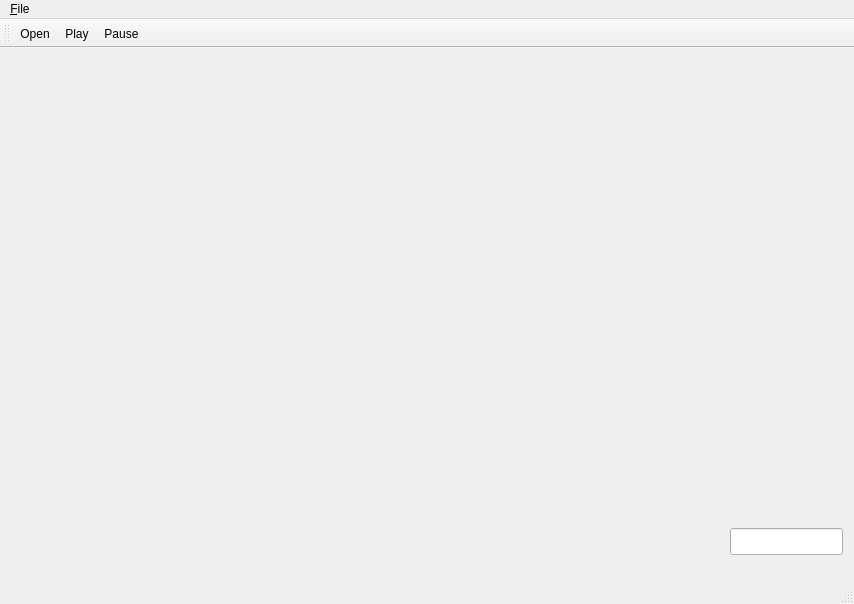
<?xml version="1.0" encoding="UTF-8"?>
<ui version="4.0">
 <class>gui_mp</class>
 <widget class="QMainWindow" name="gui_mp">
  <property name="geometry">
   <rect>
    <x>0</x>
    <y>0</y>
    <width>854</width>
    <height>604</height>
   </rect>
  </property>
  <property name="windowTitle">
   <string>gui_mp</string>
  </property>
  <widget class="QWidget" name="centralWidget">
   <widget class="QLineEdit" name="lineEdit">
    <property name="geometry">
     <rect>
      <x>730</x>
      <y>480</y>
      <width>113</width>
      <height>27</height>
     </rect>
    </property>
   </widget>
  </widget>
  <widget class="QMenuBar" name="menuBar">
   <property name="geometry">
    <rect>
     <x>0</x>
     <y>0</y>
     <width>854</width>
     <height>23</height>
    </rect>
   </property>
   <widget class="QMenu" name="menuFile">
    <property name="title">
     <string>&amp;File</string>
    </property>
    <addaction name="actionOpen"/>
    <addaction name="actionExit"/>
   </widget>
   <addaction name="menuFile"/>
  </widget>
  <widget class="QToolBar" name="mainToolBar">
   <attribute name="toolBarArea">
    <enum>TopToolBarArea</enum>
   </attribute>
   <attribute name="toolBarBreak">
    <bool>false</bool>
   </attribute>
   <addaction name="actionOpen"/>
   <addaction name="actionPlay"/>
   <addaction name="actionPause"/>
  </widget>
  <widget class="QStatusBar" name="statusBar"/>
  <action name="actionOpen">
   <property name="icon">
    <iconset resource="resources.qrc">
     <normaloff>:/icons/icons/document-open.svg</normaloff>:/icons/icons/document-open.svg</iconset>
   </property>
   <property name="text">
    <string>&amp;Open...</string>
   </property>
   <property name="toolTip">
    <string>Open file</string>
   </property>
   <property name="shortcut">
    <string>Ctrl+O</string>
   </property>
  </action>
  <action name="actionExit">
   <property name="text">
    <string>E&amp;xit</string>
   </property>
   <property name="toolTip">
    <string>Quit the application</string>
   </property>
   <property name="shortcut">
    <string>Ctrl+Q</string>
   </property>
  </action>
  <action name="actionPlay">
   <property name="icon">
    <iconset resource="resources.qrc">
     <normaloff>:/icons/icons/media-playback-start.svg</normaloff>:/icons/icons/media-playback-start.svg</iconset>
   </property>
   <property name="text">
    <string>Play</string>
   </property>
   <property name="toolTip">
    <string>Start playback</string>
   </property>
   <property name="shortcut">
    <string>Space</string>
   </property>
  </action>
  <action name="actionPause">
   <property name="icon">
    <iconset resource="resources.qrc">
     <normaloff>:/icons/icons/media-playback-pause.svg</normaloff>:/icons/icons/media-playback-pause.svg</iconset>
   </property>
   <property name="text">
    <string>Pause</string>
   </property>
   <property name="toolTip">
    <string>Pause playback</string>
   </property>
   <property name="shortcut">
    <string>Backspace</string>
   </property>
  </action>
 </widget>
 <layoutdefault spacing="6" margin="11"/>
 <resources>
  <include location="resources.qrc"/>
 </resources>
 <connections>
  <connection>
   <sender>actionExit</sender>
   <signal>triggered()</signal>
   <receiver>gui_mp</receiver>
   <slot>close()</slot>
   <hints>
    <hint type="sourcelabel">
     <x>-1</x>
     <y>-1</y>
    </hint>
    <hint type="destinationlabel">
     <x>199</x>
     <y>149</y>
    </hint>
   </hints>
  </connection>
 </connections>
</ui>
